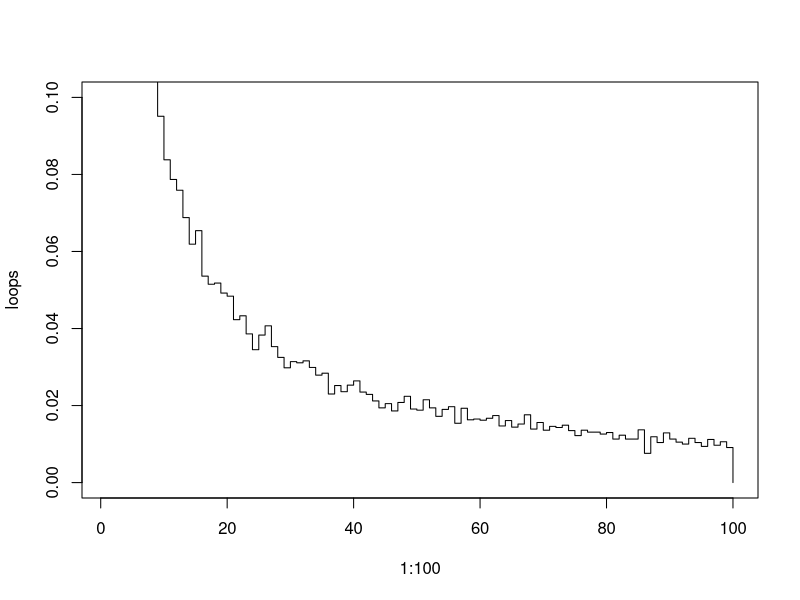

R code for this plot:
#,,Yeshwanth Zagabathuni s2319494
#https://github.com/jackclennon/statsProgrammingAssignment2/proj2.r 
#Contributions:  
start.time <- Sys.time()      
#The Prisioners problem is carried out as follows:

#The p() function does the simulation of the events based on the strategy of choosing
#We may loop over it 'nreps' number if times
p <- function(n, k, strategy, shuffledboxes) {  
#Strategies 1 and 2 are quite similar compared to Strategy 3 and hence, we deal them in this block
#Strategy 3 is dealt at the else block
  if (strategy < 3) {  
    if (strategy==1) {        #As Strategy 1 says, we start with the Box with the Prisoner's number on it
      box_to_open <- shuffledboxes[k] #Thus, shuffledboxes[k]
    } else if (strategy==2) { #As Strategy 2 says, we need to start with a random numbered box 
      box_to_open <- shuffledboxes[sample(1:(2*n), 1)] #Thus we use sample() to generate a random Prison number
    }
    attempts <- 0             #attempts is initialized to 0 and will be incremented on each term
    
    #Now we simulate the Prisoner checking boxes for atmost 'n' attempts using the while() loop  
    #The loop terminates if box_to_open= k or in simple terms when the the box contains the card with the Prisoner's number(k) 
    while (box_to_open != k) {
      if (attempts == n) {    #If attempts=n, the Prisoner ran out of attempts 
        return(0)             #Thus we return 0 
      }
      box_to_open <- shuffledboxes[box_to_open] #We store the next Card number to check
      attempts <- attempts + 1                  #'attempts' is incremented by 1 and is an indication of "1 turn completed"
    }
    return(1)
  } else {           #Strategy 3 is to open 'n' random boxes and check them one by one
    choices <- shuffledboxes[sample(1:(2*n))][1:n]  #Randomly picking 'n' boxes is simulated using sample()
    for (box_to_open in choices) {                  #Every box is checked by the prisoner and this is simulated using for() loop
      if (box_to_open == k) {                       #If he Prisoner found his number in any of those boxes, it is a success
        return(1)                                   #And thus, 1 is returned
      }
    }
  }
  0      #If we reached this line, then that means that the Prisoner couldn't find his number in 'n' attempts
         #Thus, we return 0
}
pone <- function(n, k, strategy, nreps=10000) { 
#The pone() function estimates the probability of each prisioner finding his number.
#The parameters are: 
# 'n' - the maximum number of attempts a Prisoner gets to find his number                                                                   
# 'k' - The Prisoner's Number                                                                
#'strategy' - which is either 1 or 2 or 3                                                                 
#'nreps' - The number of simulations to run to estimate Probability (ideally 10000)
#And also note that '2n' refers to the number of Prisons 
  
  N <- 2*n          #We assign the value 2*n to the variable 'N' for easier understandability as we code further
  prisoners <- 1:N  #The 'prisioners' vector is assigned with the Prison numbers from 1 to 'N'
  nSuccesses <- 0   #The 'nSuccesses' variable counts the number of successes in a simulation that is done 'nreps' number of times.
                    #This variable is initialized to 0
#Now we run our simulation 'nreps' number of times using the p() function
#Based on the outcome of each simulation, either 1 or 0 will be added to nSuccesses
#If 1 is returned by p(), that means the Prisoner found his number inside 'n' attempts
#If 0 is returned by p(), that means the Prisoner did not find his number inside 'n' attempts
  for (rep in 1:nreps) {  
    shuffledboxes <- sample(prisoners)  #The numbers in the 'prisoners' vector are re-arranged in random order and assigned to 'shuffledboxes' 
    nSuccesses <- nSuccesses+p(n, k, strategy, shuffledboxes) #Now the p() function does the simulation and returns 0 or 1 as discussed above 
  }
  nSuccesses/nreps  #After 'nreps' number of simulations, we now know how many times the Prisoner 'k' suceeded 
                    #Hence the Probability is computed as: Number of Successes/ Total Number of Simulations 
}


pall <- function(n, strategy, nreps=10000) {
#The pall() function estimates the probability of all prisoners going free
#It takes 3 parameters:
# 'n' - the maximum number of attempts a Prisoner gets to find his number  
#'strategy' - which is either 1 or 2 or 3
#'nreps' - The number of simulations to run to estimate Probability (ideally 10000)

  N <- 2*n            #We assign the value 2*n to the variable 'N' for easier understandability 
  prisoners <- c(1:N) #The 'prisioners' vector is assigned with the Prison numbers from 1 to 'N'
  nSuccesses <- 0     #The 'nSuccesses' variable counts the number of successes in a simulation that is done 'nreps' number of times.
                      #This variable is initialized to 0
  
  for (rep in 1:nreps) {
    shuffle<-sample(1:N)  #The Prison numbers from 1 to N are shuffled at random using sample() and assigned to 'shuffle'
    tally<-lapply(prisoners,function(x) p(n,x,strategy,shuffle))#The lapply() runs the p() function for every Prisoner number (1 to N)
                                                                #in 'prisoners' vector.
                                                                #For each Prisoner 1 or 0 is returned, depending on Success or Failure
                                                                #If the list is completely filled with ones, all Prisoners have thus
                                                                #found their numbers and hence are set free.
      #If all Prisoners suceed in finding their number, it is a success
      #This is checked by the if "if(sum(unlist(tally))==N)" statement below
      #The unlist() function converts 'tally' from list to a vector and thus facilitates for sum() to be applied on
      #This condition can be visualised as an extension of pone() to 'N' prisoners
      #Each success conributes '1' to 'tally' and each failure contributes '0'
      #Thus if all Prisoners were successful, we get 1+1+1+.... 'N' times and thus the sum would simply be 'N' 
      #If the sum is less than N, then atleast one Prisoner didn't succeed in finding his/her number and thus
      #no one is set free.
      if (sum(unlist(tally))==N){
      nSuccesses<-nSuccesses+1  
                                #Thus 'nSuccesses' is incremented by 1
    }
  }
  nSuccesses/nreps  #After 'nreps' number of simulations, we now know how many times all Prioners succeeded 
                    #Hence the Probability is computed as: Number of Successes/ Total Number of Simulations 
}

#Our next step would be call the pone() function on all 3 strategies and for given values of 'n'
#n=5, k=1 and strategy = i (i=1,2,3)
#Next we do the same with n=50
#n=50, k=1 and strategy = i (i=1,2,3)
#The 6 results obtained are better illustrated in a matrix where each row represents results of ith strategy 
#The first column is the set of results for n=5 while the second is for n=50                 
PoneExample<-matrix(c(pone(5, 1, 1), pone(5, 1, 2), pone(5, 1, 3), pone(50, 1, 1), pone(50, 1, 2), pone(50, 1, 3)), 3, 2)
colnames(PoneExample)<-c("n=5","n=50")
rownames(PoneExample)<-c("Strategy1","Strategy2","Strategy3")

#Our next step would be call the pall() function on all 3 strategies and for given values of 'n'
#n=5, k=1 and strategy = i (i=1,2,3)
#Next we do the same with n=50
#n=50, k=1 and strategy = i (i=1,2,3)
#The 6 results obtained are illustrated in the matrix just like how we did for pone() 
#Once again, each row represents results of ith strategy 
#The first column is the set of results for n=5 while the second is for n=50         
PallExample<-matrix(c(pall(5, 1), pall(5, 2), pall(5, 3), pall(50, 1), pall(50, 2), pall(50, 3)), 3, 2)
colnames(PallExample)<-c("n=5","n=50") #Each column carries results for n=5, n=50 respectively and thus are labelled 'n=5' and 'n=50'
rownames(PallExample)<-c("Strategy1","Strategy2","Strategy3") #Each row corresponds to Strategy i (i=1,2,3)
print(PoneExample)     #This line prints the PoneExample matrix
print(PallExample)     #This line prints the PallExample matrix

#What was surprising about the results?

#Strategies 1 and 2 were very interesting comparisons! 
#We were curious as to how Strategy 1 was the most efficient and had the highest success Probability in both cases.
#We were especially amazed on how the success rate of Strategy 2 was lower compared to Strategy 1 considering that
#the only difference was that we began with a Random box, compared to starting with a box with the Prisoner's number 
#on it, as done in Strategy 1. The box that the prisoner started with, made a difference! 
#Strategy 3 for 1 Prisoner had really high Success rate and came close to matching Strategy 1. But as the
#number of prisoners increased (n=5 and then n=50), it only got worse and was eventually rendered least efficient. 
                  
                  
dloop <- function(n, nreps=10000) { 
#Now we write the dloop() function to estimate the probability of each loop from 1 to 2n
#occuring atleast once in a random shuffling of cards to boxes
  N <- 2*n               #We assign the value 2*n to the variable 'N' for easier understandability            
  prisoners <- c(1:N)    #The 'prisioners' vector is assigned with the Prison numbers from 1 to 'N'
  loops <- rep(0, N)     #We make a loops vector of length N and initialize it with 0s using rep() 
  for (rep in 1:nreps) { #We perform the simulation 'nreps' number of times
    shuffle<-sample(1:N) #The Prison numbers from 1 to N are shuffled at random using sample() and assigned to 'shuffle'
    tally<-lapply(prisoners,function(x) d(n,x,shuffle)) #The lapply() runs the d() function for every Prisoner number (1 to N)
                                                        #in 'prisoners' vector.
    tally <- unique(tally) #unique() helps to filter duplicates and thus update the count-storage vector, loops[]
    for (t in tally) {
      loops[t] <- loops[t] + 1 #This step keeps updating the counter vector, loops[] on every simulation 
                               #By the end of this loop, each loops[t] will have number of occurences of each loop of length 't'
    }
  }
  loops <- loops/nreps  #The probability of each loops is computed and stored as loops[i]/nreps
  #Here we apply the law of probability p(c)=1-p(c')
  #c = "probability of each loop from 1 to 2n occuring "atleast once" in a random shuffling of cards to boxes"
  #c' = "probability of each loop from 1 to 2n "not occuring" in a random shuffling of cards to boxes"
  #Thus we print, '1-sum(loops[n:N])'
  print(1-sum(loops[n:N]))
  plot(1:100, loops, ylim=c(0,0.1),type='s') #Now let's visualize with a Staircase plot
}

d <- function(n, k, shuffledboxes) {
  #The d() function is similar to p() and helps to run simulations
  #Except, this time we're using it to count occurence of each loop of length from 1 to 'N'
  box_to_open <- shuffledboxes[k] #The first box we open as in Strategy 1
  attempts <- 0                   #'attempts' is initialized to 0 and will be incremented on each term
  while (box_to_open != k) { #The loop terminates if box_to_open= k or in simple terms when the the box contains the card with the Prisoner's number(k) 
    box_to_open <- shuffledboxes[box_to_open] #We store the next Card number to check
    attempts <- attempts + 1      #'attempts' is incremented by 1 and is an indication of "1 turn completed"
  }
  return(attempts)                #Returns number of attempts or length of the loop.
}

dloop(50)  #Now we run dloop() function with n=50

end.time <- Sys.time()
time.taken <- round(end.time - start.time,2)
time.taken
